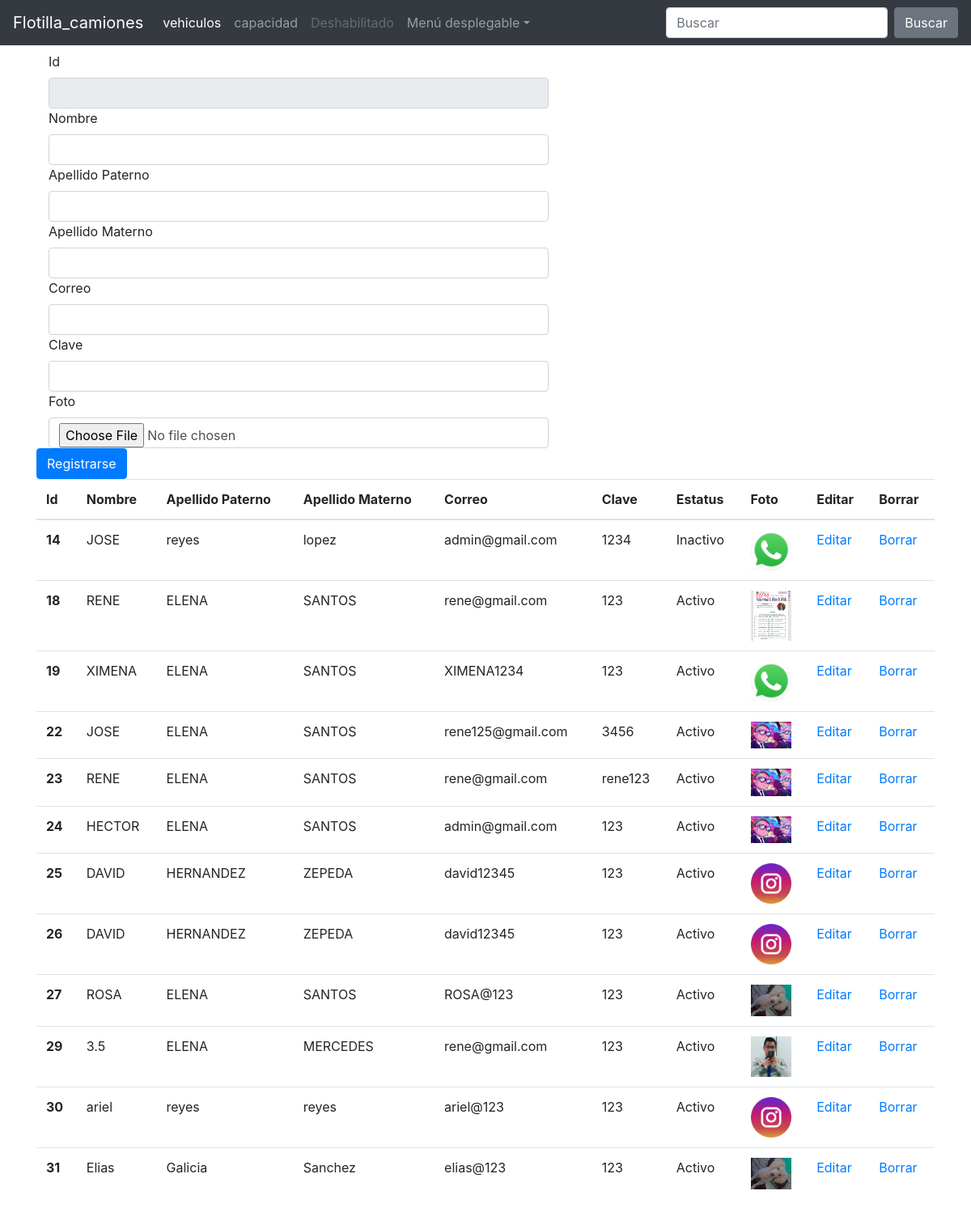
The page /flotilla_camiones/front_end/private/clientes/index.php on the database its author committed.
### tables this page shows
CREATE TABLE `clientes` (
  `id` int(11) NOT NULL,
  `nombre` varchar(255) NOT NULL,
  `apellido1` varchar(255) NOT NULL,
  `apellido2` varchar(255) NOT NULL,
  `correo` varchar(255) NOT NULL,
  `clave` varchar(255) NOT NULL,
  `foto` varchar(255) NOT NULL,
  `estatus` varchar(255) NOT NULL
);

### flotilla_camiones/back_end/modelos/cliente.php (called while the page is built, shortened)
<?php
class Cliente implements CRUD{
    public $con;
    public function __CONSTRUCT($con){
        $this->con=$con;
    }
    public function leer_todos(){
        try{
            $sql = "Select * from clientes";
           $stmt = $this->con->prepare($sql);
           $stmt->setFetchMode(PDO::FETCH_OBJ);
         $stmt->execute();
         return $stmt->fetchAll();
           }catch(PDOException $e){
           return $e->getMessage();
           }finally{
           $this->con=null;
           }
    }
}
?>

### flotilla_camiones/front_end/private/clientes/data.php (the view, shortened to what this page needs)
<?php
include('../../../back_end/modelos/cliente.php');
?>
<!doctype html>
<html lang="es">
  <head>
<?php
include_once('../plantilla/head.php');
?>
  </head>
  <body>
 <?php
include_once('../plantilla/navbar.php');
 ?>
<main>
<table class="table">
   <thead>
    <tr>
      <th scope="col">Id</th>
      <th scope="col">Nombre</th>
      <th scope="col">Apellido Paterno</th>
      <th scope="col">Apellido Materno</th>
      <th scope="col">Correo</th>
      <th scope="col">Clave</th>
      <th scope="col">Estatus</th>
      <th scope="col">Foto</th>
      <th scope="col">Editar</th>
      <th scope="col">Borrar</th>
    </tr>
  </thead>
  <tbody>
    <?php
    $conexion=new Conexion();
    $con=$conexion->getConection();
    $cliente=new Cliente($con);
    $clientes=$cliente->leer_todos();
    foreach($clientes as $cliente){
    ?>
    <tr>
  <th scope="row"><?php echo $cliente->id ?></th>
  <td> <?php echo $cliente->nombre ?></td>
  <td> <?php echo $cliente->apellido1 ?></td>
  <td> <?php echo $cliente->apellido2 ?></td>
  <td> <?php echo $cliente->correo ?></td>
  <td> <?php echo $cliente->clave ?></td>
  <td> <?php echo $cliente->estatus ?></td>
  <td> <img src="../../public/imagenes/clientes/<?php echo $cliente->foto ?>" alt="" width="50px"></td>
  <td><a href="editar.php?id=<?php echo $cliente->id ?>">Editar</a></td>
  <td><a href="mostrar.php?id=<?php echo $cliente->id ?>">Borrar</a></td>
    </tr>
 <?php
    }
 ?>
  </tbody>
  </table>
</main>
  </body>
</html>

### flotilla_camiones/front_end/private/clientes/index.php (shortened to what this page needs)
<!doctype html>
<html lang="en">
  <head>
<?php
include_once('../plantilla/head.php');
?>
  </head>
  <body>
<navbar>
 <?php
include_once('../plantilla/navbar.php');
 ?>
<main role="main" class="container">
</navbar>
<?php
include_once('crear.php');
include_once('data.php');
?>
  </body>
</html>

### flotilla_camiones/front_end/private/plantilla/head.php (shortened to what this page needs)
<link rel="stylesheet" href="https://cdn.jsdelivr.net/npm/bootstrap@4.6.2/dist/css/bootstrap.min.css">

### flotilla_camiones/front_end/private/plantilla/navbar.php (shortened to what this page needs)
<nav class="navbar navbar-expand-md navbar-dark bg-dark fixed-top">
  <a class="navbar-brand" href="#">Flotilla_camiones</a>
  <div class="collapse navbar-collapse" id="navbarsExampleDefault">
    <ul class="navbar-nav mr-auto">
      <li class="nav-item active">
        <a class="nav-link" href="#">vehiculos <span class="sr-only">(current)</span></a>
      </li>
      <li class="nav-item">
        <a class="nav-link" href="#">capacidad</a>
      </li>
      <li class="nav-item">
        <a class="nav-link disabled">Deshabilitado</a>
      </li>
      <li class="nav-item dropdown">
        <a class="nav-link dropdown-toggle" href="#" data-toggle="dropdown" aria-expanded="false">Menú desplegable</a>
      </li>
    </ul>
    <form class="form-inline my-2 my-lg-0">
      <input class="form-control mr-sm-2" type="text" placeholder="Buscar" aria-label="Buscar">
      <button class="btn btn-secondary my-2 my-sm-0" type="submit">Buscar</button>
    </form>
  </div>
</nav>

### flotilla_camiones/front_end/private/clientes/crear.php (shortened to what this page needs)
<form action="../../../back_end/controladores/cliente_controlador.php"
method="POST" enctype="multipart/form-data" class="needs-validation" novalidate>
  <div class="form-row pt-5 mt-3">
        </div>
 <div class="col-md-7 mb-7">
      <label for="validationCustom01">Id</label>
      <input type="number" class="form-control" name="id" id="validationCustom01" disabled>
    </div>
    <div class="col-md-7 mb-6">
      <label for="validationCustom02">Nombre</label>
      <input type="text" class="form-control" name="nombre" id="validationCustom02"  required>
    </div>
  <div class="col-md-7 mb-7">
      <label for="validationCustom02">Apellido Paterno</label>
      <input type="text" class="form-control" name="apellido1" id="validationCustom02"  required>
    </div>
  <div class="col-md-7 mb-7">
      <label for="validationCustom02">Apellido Materno</label>
      <input type="text" class="form-control" name="apellido2" id="validationCustom02"  required>
    </div>
  <div class="col-md-7 mb-7">
      <label for="validationCustom02">Correo</label>
      <input type="text" class="form-control" name="correo" id="validationCustom02"  required>
    </div>
  <div class="col-md-7 mb-7">
      <label for="validationCustom02">Clave</label>
      <input type="text" class="form-control" name="clave" id="validationCustom02"  required>
    </div>
  <div class="col-md-7 mb-7">
      <label for="validationCustom02">Foto</label>
       <input type="file" accept="image/*" class="form-control" name="foto" id="validationCustom02"  required>
     </div>
  <button class="btn btn-primary" type="submit">Registrarse</button>
</form>

### rows shown on the page
clientes: id "14", nombre "JOSE", apellido1 "reyes", apellido2 "lopez", correo "admin@gmail.com", clave "1234", estatus "Inactivo", foto (picture)
clientes: id "18", nombre "RENE", apellido1 "ELENA", apellido2 "SANTOS", correo "rene@gmail.com", clave "123", estatus "Activo", foto (picture)
clientes: id "19", nombre "XIMENA", apellido1 "ELENA", apellido2 "SANTOS", correo "XIMENA1234", clave "123", estatus "Activo", foto (picture)
clientes: id "22", nombre "JOSE", apellido1 "ELENA", apellido2 "SANTOS", correo "rene125@gmail.com", clave "3456", estatus "Activo", foto (picture)
clientes: id "23", nombre "RENE", apellido1 "ELENA", apellido2 "SANTOS", correo "rene@gmail.com", clave "rene123", estatus "Activo", foto (picture)
clientes: id "24", nombre "HECTOR", apellido1 "ELENA", apellido2 "SANTOS", correo "admin@gmail.com", clave "123", estatus "Activo", foto (picture)
clientes: id "25", nombre "DAVID", apellido1 "HERNANDEZ", apellido2 "ZEPEDA", correo "david12345", clave "123", estatus "Activo", foto (picture)
clientes: id "26", nombre "DAVID", apellido1 "HERNANDEZ", apellido2 "ZEPEDA", correo "david12345", clave "123", estatus "Activo", foto (picture)
clientes: id "27", nombre "ROSA", apellido1 "ELENA", apellido2 "SANTOS", correo "ROSA@123", clave "123", estatus "Activo", foto (picture)
clientes: id "29", nombre "3.5", apellido1 "ELENA", apellido2 "MERCEDES", correo "rene@gmail.com", clave "123", estatus "Activo", foto (picture)
clientes: id "30", nombre "ariel", apellido1 "reyes", apellido2 "reyes", correo "ariel@123", clave "123", estatus "Activo", foto (picture)
clientes: id "31", nombre "Elias", apellido1 "Galicia", apellido2 "Sanchez", correo "elias@123", clave "123", estatus "Activo", foto (picture)
